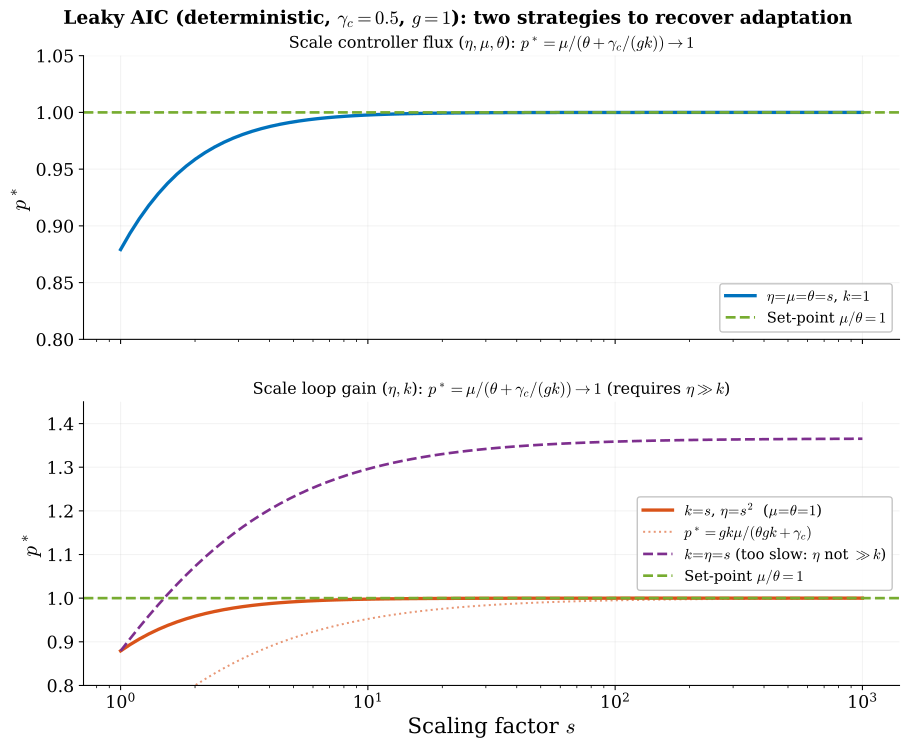

This chart was generated by the following Python code:
import numpy as np
from scipy.optimize import fsolve
import matplotlib, matplotlib.pyplot as plt

matplotlib.rcParams.update({
    "svg.fonttype": "path", "mathtext.fontset": "cm",
    "font.family": "serif", "font.size": 14,
    "axes.labelsize": 16, "axes.titlesize": 15,
    "legend.fontsize": 11, "xtick.labelsize": 13, "ytick.labelsize": 13,
    "lines.linewidth": 2.5, "axes.linewidth": 0.8,
    "axes.spines.top": False, "axes.spines.right": False,
})
BLUE="#0072BD"; ORANGE="#D95319"; GREEN="#77AC30"; PURPLE="#7E2F8E"
OUT = "/mnt/user-data/outputs"

gc = 0.5; g = 1.0  # DC gain of plant (gamma/(delta_m*delta_p))
n_pts = 80
s_vals = np.logspace(0, 3, n_pts)

def find_ss(k, mu, theta, eta):
    def eqs(z):
        m, p, z1, z2 = z
        return [k*z1 - m, m - p,
                mu - eta*z1*z2 - gc*z1,
                theta*p - eta*z1*z2 - gc*z2]
    sol = fsolve(eqs, [max(0.1,k*mu/(theta*g*k+gc)),
                       max(0.1,g*k*mu/(theta*g*k+gc)),
                       max(0.01, mu/(theta*g*k+gc)),
                       max(0.01, mu/(eta*mu/(theta*g*k+gc)))],
                 full_output=True)
    return sol[0][1]

# ── Top: scale eta = mu = theta = s, k=1 ─────────────────────
p_top = np.array([find_ss(k=1, mu=s, theta=s, eta=s) for s in s_vals])
p_top_formula = 1 / (1 + gc/(g*1))  # limit: independent of s

# ── Bottom: scale eta and k = s, mu=theta=1 ──────────────────
# Need eta >> k for the fast-sequestration limit to hold.
# Use eta = s^2 so that eta/k = s >> 1.
p_bot = np.array([find_ss(k=s, mu=1, theta=1, eta=s**2) for s in s_vals])

# Analytical prediction from fast-sequestration limit:
# p* = g*k*mu/(theta*g*k + gc) = g*s/(g*s + gc) = s/(s+0.5)
p_bot_formula = g * s_vals / (g * s_vals + gc)

# Also show the WRONG scaling (eta = k = s) for contrast
p_bot_wrong = np.array([find_ss(k=s, mu=1, theta=1, eta=s) for s in s_vals])

fig, (ax1, ax2) = plt.subplots(2, 1, figsize=(10, 8), sharex=True)
fig.subplots_adjust(left=0.11, right=0.96, top=0.92, bottom=0.10,
                    hspace=0.22)
fig.suptitle(
    rf"Leaky AIC (deterministic, $\gamma_c = {gc}$, $g = {g:.0f}$): "
    r"two strategies to recover adaptation",
    fontsize=14, fontweight="bold")

# ── Top: scale flux ──────────────────────────────────────────
ax1.semilogx(s_vals, p_top, color=BLUE, lw=2.5,
             label=r"$\eta\!=\!\mu\!=\!\theta\!=\!s$, $k\!=\!1$")
ax1.axhline(1.0, color=GREEN, lw=2.0, ls="--",
            label=r"Set-point $\mu/\theta = 1$")
ax1.set_ylabel(r"$p^*$")
ax1.set_title(
    r"Scale controller flux ($\eta, \mu, \theta$): "
    r"$p^* = \mu/(\theta + \gamma_c/(gk)) \to 1$",
    fontsize=12)
ax1.legend(loc="lower right", framealpha=0.95, edgecolor="0.75")
ax1.grid(True, alpha=0.15)
ax1.set_ylim(0.8, 1.05)

# ── Bottom: scale gain ───────────────────────────────────────
ax2.semilogx(s_vals, p_bot, color=ORANGE, lw=2.5,
             label=r"$k\!=\!s$, $\eta\!=\!s^2$  ($\mu\!=\!\theta\!=\!1$)")
ax2.semilogx(s_vals, p_bot_formula, color=ORANGE, ls=":", lw=1.5,
             alpha=0.6,
             label=r"$p^* = gk\mu/(\theta gk + \gamma_c)$")
ax2.semilogx(s_vals, p_bot_wrong, color=PURPLE, lw=2.0, ls="--",
             label=r"$k\!=\!\eta\!=\!s$ (too slow: $\eta$ not $\gg k$)")
ax2.axhline(1.0, color=GREEN, lw=2.0, ls="--",
            label=r"Set-point $\mu/\theta = 1$")
ax2.set_ylabel(r"$p^*$")
ax2.set_xlabel(r"Scaling factor $s$")
ax2.set_title(
    r"Scale loop gain ($\eta, k$): "
    r"$p^* = \mu/(\theta + \gamma_c/(gk)) \to 1$ "
    r"(requires $\eta \gg k$)",
    fontsize=12)
ax2.legend(loc="center right", framealpha=0.95, edgecolor="0.75")
ax2.grid(True, alpha=0.15)
ax2.set_ylim(0.8, 1.45)

fig.savefig(f"{OUT}/aic_leaky_scaling.svg", bbox_inches="tight")
fig.savefig("/home/claude/aic_leaky_scaling.png", dpi=200,
            bbox_inches="tight")
plt.close()
print("Saved aic_leaky_scaling.svg")
print(f"Top  at s=1000: p*={p_top[-1]:.6f}")
print(f"Bot (eta=s^2) at s=1000: p*={p_bot[-1]:.6f}")
print(f"Bot (eta=s)   at s=1000: p*={p_bot_wrong[-1]:.6f}")
